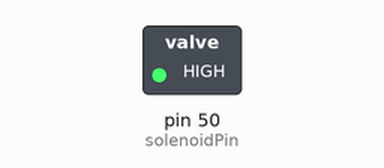
Bench run of a sketch on a simulated Arduino Mega 2560, built with avr-gcc and run on an emulated ATmega2560. Parts: switched loads named in the sketch (green lamp = pin HIGH). Dashed ring = blinking.

Above: at 0.2 s.
Timing chart, 0 to 3.0 s (numbered marks = the images above):
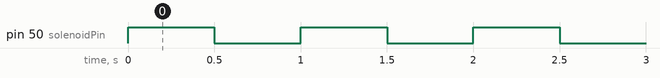

The sketch:

Solenoid_Example.ino
```cpp
int solenoidPin = 50; //change to output pin connected on the Arduino


void setup() {
  pinMode(solenoidPin, OUTPUT); //sets pin to receive output
  digitalWrite(solenoidPin, LOW);

}

void loop() {
  digitalWrite(solenoidPin, HIGH); //pushes solenoid out

  delay(500); //Wait 1000 milliseconds
  digitalWrite(solenoidPin, LOW); //releases push force
  delay(500); //Wait 1000 milliseconds

}
```

Measured:
- by itself, pin 50 (solenoidPin): alternates HIGH for 0.50 s and LOW for 0.50 s
